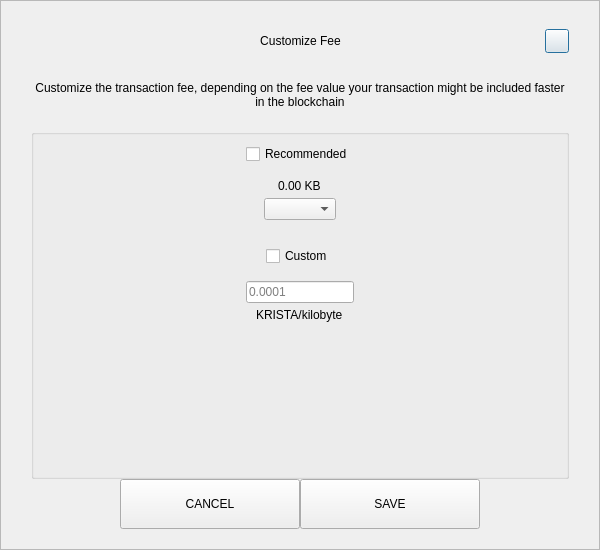
<?xml version="1.0" encoding="UTF-8"?>
<ui version="4.0">
 <class>SendCustomFeeDialog</class>
 <widget class="QDialog" name="SendCustomFeeDialog">
  <property name="geometry">
   <rect>
    <x>0</x>
    <y>0</y>
    <width>600</width>
    <height>550</height>
   </rect>
  </property>
  <property name="windowTitle">
   <string>Form</string>
  </property>
  <layout class="QVBoxLayout" name="verticalLayout_3">
   <property name="spacing">
    <number>0</number>
   </property>
   <property name="leftMargin">
    <number>0</number>
   </property>
   <property name="topMargin">
    <number>0</number>
   </property>
   <property name="rightMargin">
    <number>0</number>
   </property>
   <property name="bottomMargin">
    <number>0</number>
   </property>
   <item>
    <widget class="QFrame" name="frame">
     <property name="styleSheet">
      <string notr="true"/>
     </property>
     <property name="frameShape">
      <enum>QFrame::StyledPanel</enum>
     </property>
     <property name="frameShadow">
      <enum>QFrame::Raised</enum>
     </property>
     <layout class="QVBoxLayout" name="verticalLayout_2">
      <property name="spacing">
       <number>0</number>
      </property>
      <property name="leftMargin">
       <number>30</number>
      </property>
      <property name="topMargin">
       <number>20</number>
      </property>
      <property name="rightMargin">
       <number>30</number>
      </property>
      <property name="bottomMargin">
       <number>20</number>
      </property>
      <item>
       <layout class="QHBoxLayout" name="horizontalLayout_3">
        <property name="spacing">
         <number>0</number>
        </property>
        <item>
         <spacer name="horizontalSpacer_21">
          <property name="orientation">
           <enum>Qt::Horizontal</enum>
          </property>
          <property name="sizeHint" stdset="0">
           <size>
            <width>40</width>
            <height>20</height>
           </size>
          </property>
         </spacer>
        </item>
        <item>
         <widget class="QLabel" name="labelTitle">
          <property name="minimumSize">
           <size>
            <width>0</width>
            <height>40</height>
           </size>
          </property>
          <property name="maximumSize">
           <size>
            <width>16777215</width>
            <height>40</height>
           </size>
          </property>
          <property name="styleSheet">
           <string notr="true">padding-left:24px;</string>
          </property>
          <property name="text">
           <string>Customize Fee</string>
          </property>
          <property name="alignment">
           <set>Qt::AlignCenter</set>
          </property>
          <property name="margin">
           <number>7</number>
          </property>
         </widget>
        </item>
        <item>
         <spacer name="horizontalSpacer">
          <property name="orientation">
           <enum>Qt::Horizontal</enum>
          </property>
          <property name="sizeHint" stdset="0">
           <size>
            <width>40</width>
            <height>20</height>
           </size>
          </property>
         </spacer>
        </item>
        <item>
         <widget class="QPushButton" name="btnEsc">
          <property name="minimumSize">
           <size>
            <width>24</width>
            <height>24</height>
           </size>
          </property>
          <property name="maximumSize">
           <size>
            <width>24</width>
            <height>24</height>
           </size>
          </property>
          <property name="text">
           <string/>
          </property>
         </widget>
        </item>
       </layout>
      </item>
      <item>
       <spacer name="verticalSpacer_2">
        <property name="orientation">
         <enum>Qt::Vertical</enum>
        </property>
        <property name="sizeType">
         <enum>QSizePolicy::Fixed</enum>
        </property>
        <property name="sizeHint" stdset="0">
         <size>
          <width>20</width>
          <height>20</height>
         </size>
        </property>
       </spacer>
      </item>
      <item>
       <widget class="QLabel" name="labelMessage">
        <property name="text">
         <string>Customize the transaction fee, depending on the fee value your transaction might be included faster in the blockchain</string>
        </property>
        <property name="alignment">
         <set>Qt::AlignCenter</set>
        </property>
        <property name="wordWrap">
         <bool>true</bool>
        </property>
       </widget>
      </item>
      <item>
       <spacer name="verticalSpacer_3">
        <property name="orientation">
         <enum>Qt::Vertical</enum>
        </property>
        <property name="sizeType">
         <enum>QSizePolicy::Fixed</enum>
        </property>
        <property name="sizeHint" stdset="0">
         <size>
          <width>20</width>
          <height>20</height>
         </size>
        </property>
       </spacer>
      </item>
      <item>
       <widget class="QGroupBox" name="groupBox">
        <property name="title">
         <string/>
        </property>
        <layout class="QVBoxLayout" name="verticalLayout">
         <property name="leftMargin">
          <number>12</number>
         </property>
         <property name="rightMargin">
          <number>12</number>
         </property>
         <item>
          <layout class="QVBoxLayout" name="verticalLayout_4">
           <property name="spacing">
            <number>5</number>
           </property>
           <item alignment="Qt::AlignHCenter">
            <widget class="QCheckBox" name="checkBoxRecommended">
             <property name="text">
              <string>Recommended</string>
             </property>
            </widget>
           </item>
           <item>
            <spacer name="verticalSpacer_5">
             <property name="orientation">
              <enum>Qt::Vertical</enum>
             </property>
             <property name="sizeType">
              <enum>QSizePolicy::Fixed</enum>
             </property>
             <property name="sizeHint" stdset="0">
              <size>
               <width>20</width>
               <height>10</height>
              </size>
             </property>
            </spacer>
           </item>
           <item alignment="Qt::AlignHCenter">
            <widget class="QLabel" name="labelFee">
             <property name="text">
              <string>0.00 KB</string>
             </property>
            </widget>
           </item>
           <item alignment="Qt::AlignHCenter">
            <widget class="QComboBox" name="comboBoxRecommended"/>
           </item>
          </layout>
         </item>
         <item>
          <spacer name="verticalSpacer">
           <property name="orientation">
            <enum>Qt::Vertical</enum>
           </property>
           <property name="sizeType">
            <enum>QSizePolicy::Fixed</enum>
           </property>
           <property name="sizeHint" stdset="0">
            <size>
             <width>20</width>
             <height>20</height>
            </size>
           </property>
          </spacer>
         </item>
         <item>
          <layout class="QVBoxLayout" name="verticalLayout_5">
           <property name="spacing">
            <number>5</number>
           </property>
           <item alignment="Qt::AlignHCenter">
            <widget class="QCheckBox" name="checkBoxCustom">
             <property name="text">
              <string>Custom</string>
             </property>
            </widget>
           </item>
           <item>
            <spacer name="verticalSpacer_6">
             <property name="orientation">
              <enum>Qt::Vertical</enum>
             </property>
             <property name="sizeType">
              <enum>QSizePolicy::Fixed</enum>
             </property>
             <property name="sizeHint" stdset="0">
              <size>
               <width>20</width>
               <height>10</height>
              </size>
             </property>
            </spacer>
           </item>
           <item alignment="Qt::AlignHCenter">
            <widget class="QLineEdit" name="lineEditCustomFee">
             <property name="placeholderText">
              <string notr="true">0.0001</string>
             </property>
            </widget>
           </item>
           <item alignment="Qt::AlignHCenter">
            <widget class="QLabel" name="labelCustomFee">
             <property name="text">
              <string>KRISTA/kilobyte</string>
             </property>
            </widget>
           </item>
          </layout>
         </item>
         <item>
          <spacer name="verticalSpacer_4">
           <property name="orientation">
            <enum>Qt::Vertical</enum>
           </property>
           <property name="sizeHint" stdset="0">
            <size>
             <width>20</width>
             <height>40</height>
            </size>
           </property>
          </spacer>
         </item>
        </layout>
       </widget>
      </item>
      <item>
       <layout class="QHBoxLayout" name="horizontalLayout" stretch="1,2,2,1">
        <item>
         <spacer name="horizontalSpacer1">
          <property name="orientation">
           <enum>Qt::Horizontal</enum>
          </property>
          <property name="sizeHint" stdset="0">
           <size>
            <width>40</width>
            <height>20</height>
           </size>
          </property>
         </spacer>
        </item>
        <item>
         <widget class="QPushButton" name="btnCancel">
          <property name="minimumSize">
           <size>
            <width>180</width>
            <height>50</height>
           </size>
          </property>
          <property name="focusPolicy">
           <enum>Qt::NoFocus</enum>
          </property>
          <property name="text">
           <string>CANCEL</string>
          </property>
         </widget>
        </item>
        <item>
         <widget class="QPushButton" name="btnSave">
          <property name="minimumSize">
           <size>
            <width>180</width>
            <height>50</height>
           </size>
          </property>
          <property name="focusPolicy">
           <enum>Qt::NoFocus</enum>
          </property>
          <property name="text">
           <string>SAVE</string>
          </property>
         </widget>
        </item>
        <item>
         <spacer name="horizontalSpacer_2">
          <property name="orientation">
           <enum>Qt::Horizontal</enum>
          </property>
          <property name="sizeHint" stdset="0">
           <size>
            <width>40</width>
            <height>20</height>
           </size>
          </property>
         </spacer>
        </item>
       </layout>
      </item>
     </layout>
    </widget>
   </item>
  </layout>
 </widget>
 <resources/>
 <connections/>
</ui>
